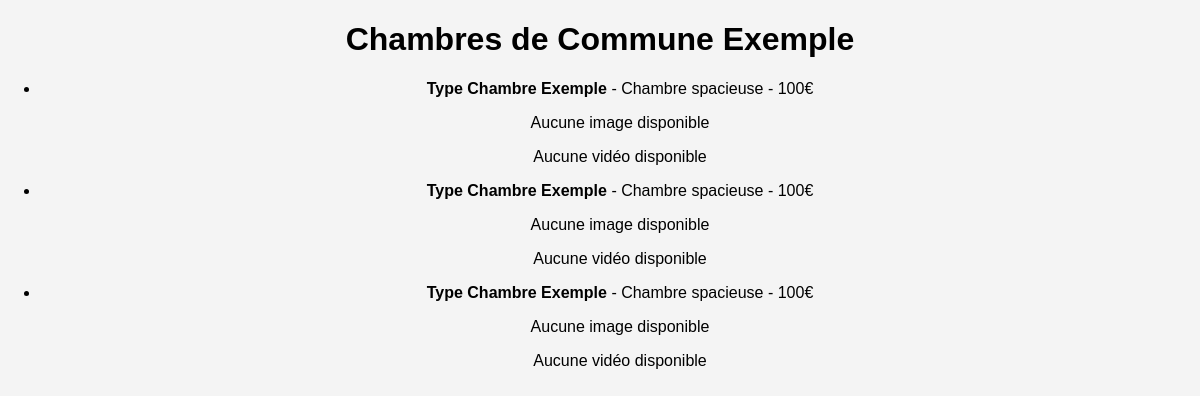
Screenshot of /commune/1/ with the database file from the repository.
### gestion_immobilier/models.py (models this page shows, shortened)
class Commune(models.Model):
    nom = models.CharField(max_length=100)

class Chambre(models.Model):
    type_chambre = models.ForeignKey(TypeChambre, on_delete=models.CASCADE)
    commune = models.ForeignKey(Commune, on_delete=models.CASCADE)
    description = models.TextField()
    prix = models.CharField(max_length=15)
    superficie = models.FloatField(help_text="Superficie en m²")
    nombre_de_chambres = models.IntegerField()
    nombre_de_salons = models.IntegerField()
    adresse = models.CharField(max_length=255)
    video = models.FileField(upload_to='videos/%Y/%m/%d/', blank=True, null=True)
    utilisateur = models.ForeignKey(User, on_delete=models.CASCADE)
    contact = models.CharField(max_length=15, default='0000000000')
    situation_geographique = models.CharField(max_length=255, default='Non spécifiée')

class TypeChambre(models.Model):
    nom = models.CharField(max_length=100)
    def __str__(self):
        return self.nom

### gestion_immobilier/views.py (the view)
# urls.py: path('commune/<int:commune_id>/', views.commune_chambres, name='commune_chambres'),
def commune_chambres(request, commune_id):
    commune = get_object_or_404(Commune, id=commune_id)
    chambres = Chambre.objects.filter(commune=commune)
    return render(request, 'gestion_immobilier/commune_chambres.html', {'commune': commune, 'chambres': chambres})

### gestion_immobilier/templates/gestion_immobilier/commune_chambres.html (shortened to what this page needs)
<!DOCTYPE html>
<html lang="fr">
<head>
    {% load static %}
    <link rel="stylesheet" href="{% static 'styles.css' %}">
</head>
<body>
    <h1>Chambres de {{ commune.nom }}</h1>
    <ul>
        {% for chambre in chambres %}
        <li>
            <strong>{{ chambre.type_chambre }}</strong> - {{ chambre.description }} - {{ chambre.prix }}€
            {% if chambre.image %}
                <p>URL de l'image : {{ chambre.image.url }}</p>
                <img src="{{ chambre.image.url }}" alt="Image de la chambre" style="max-width: 100%; height: auto;">
            {% else %}
                <p>Aucune image disponible</p>
            {% endif %}
            {% if chambre.video %}
                <p>URL de la vidéo : {{ chambre.video.url }}</p>
                <video controls style="max-width: 100%; height: auto;">
                    <source src="{{ chambre.video.url }}" type="video/mp4">
                    Votre navigateur ne supporte pas la balise vidéo.
                </video>
            {% else %}
                <p>Aucune vidéo disponible</p>
            {% endif %}
        </li>
    {% endfor %}
    </ul>
</body>
</html>

### gestion_immobilier/static/gestion_immobilier/styles.css (style rules this page uses)
body { font-family: Arial, sans-serif; background-color: #f4f4f4; margin: 0; padding: 0; text-align: center; }

### rows the page displays
Commune: nom "Commune Exemple"
Chambre: type_chambre "Type Chambre Exemple", description "Chambre spacieuse", prix "100", video "Aucune vidéo disponible"
Chambre: type_chambre "Type Chambre Exemple", description "Chambre spacieuse", prix "100", video "Aucune vidéo disponible"
Chambre: type_chambre "Type Chambre Exemple", description "Chambre spacieuse", prix "100", video "Aucune vidéo disponible"
